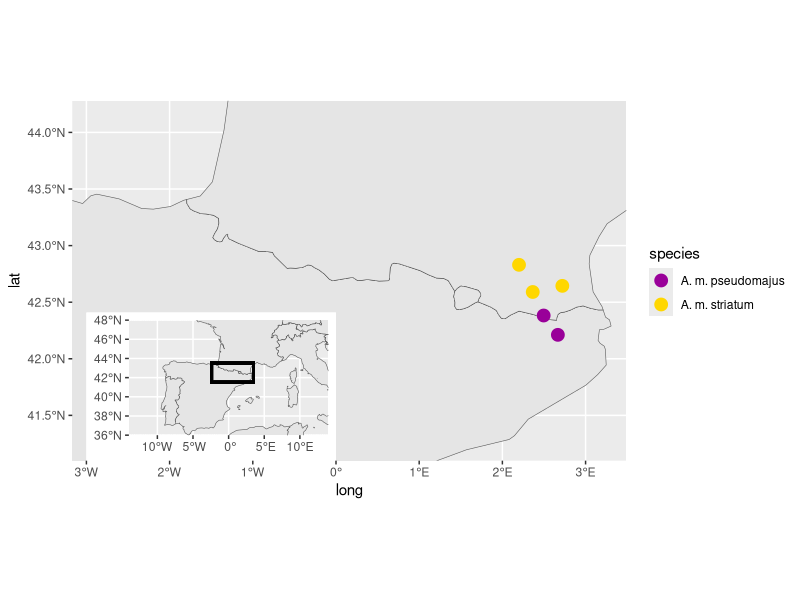

This figure's R source:
## ---- chunk 1
library("ggplot2")
library("sf")
library("rnaturalearth")
library("rnaturalearthdata")
library("geosphere")
## ---- chunk 2
world <- ne_countries(scale = "medium", returnclass = "sf")
## ---- chunk 3
sites <- read.csv("../data/coordinates_populations.csv")

sites
## ---- chunk 4

plot_pyr <- ggplot(data = world) +
    geom_sf() +
    geom_point(data = sites, aes(x = long, y = lat, group = species, color = species), size = 4) +
    coord_sf(xlim = c(-3.17, 3.49), ylim = c(44.28, 41.10), expand = FALSE)+
   scale_color_manual(values = c("#990099","gold"),
                      labels = c("A. m. pseudomajus", "A. m. striatum"))


plot_spain <- ggplot(data = world) +
    geom_sf() +
    coord_sf( xlim = c(-14, 14), ylim = c(48, 36), expand = FALSE)+
    geom_rect(xmin = -2.4, xmax =  3.49, ymin = 41.5, ymax = 43.5, 
     fill = NA, colour = "black", size = 1)


plot_geolocations <- plot_pyr +
  annotation_custom(
    grob = ggplotGrob(plot_spain),
    xmin = -3,
    xmax = 0,
    ymin = 41,
    ymax = 42.5
  )

plot_geolocations

#ggsave("../figures/figureS1.png", height = 5, width = 7)


## ---- chunk 5

sites <- data.frame(
  ID = c("Bes", "Pra", "Vil", "Thu", "Example"),
  species = c("pseudomajus", "pseudomajus", "striatum", "striatum", "example_species"),
  long = c(2.67, 2.5, 2.36, 2.72, 2.2),
  lat = c(42.2, 42.4, 42.6, 42.6, 42.8)
)

# Create a matrix with coordinates
coords_matrix <- sites[, c("long", "lat")]

# Compute pairwise distances
distances <- distm(coords_matrix, fun = distVincentySphere)

# Convert distances to kilometers
distances_km <- distances / 1000

distances_km
## ---- chunk 6
non_zero_distances <- distances_km[distances_km > 0]

# Compute the range of non-zero distances
range_of_non_zero_distances <- range(non_zero_distances)

range_of_non_zero_distances
